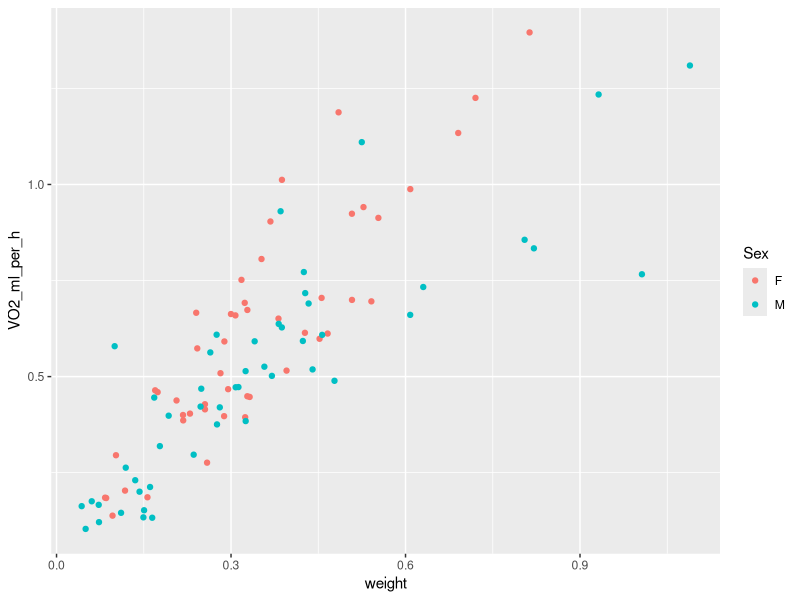

The R script that drew this image:
## ---- chunk 1
library(tidyverse)
## ---- chunk 2
data <- read_csv("raw_data/data.csv")
## ---- chunk 3
ggplot(data, aes(x = weight, y = VO2_ml_per_h, color = Sex)) +
    geom_point()
